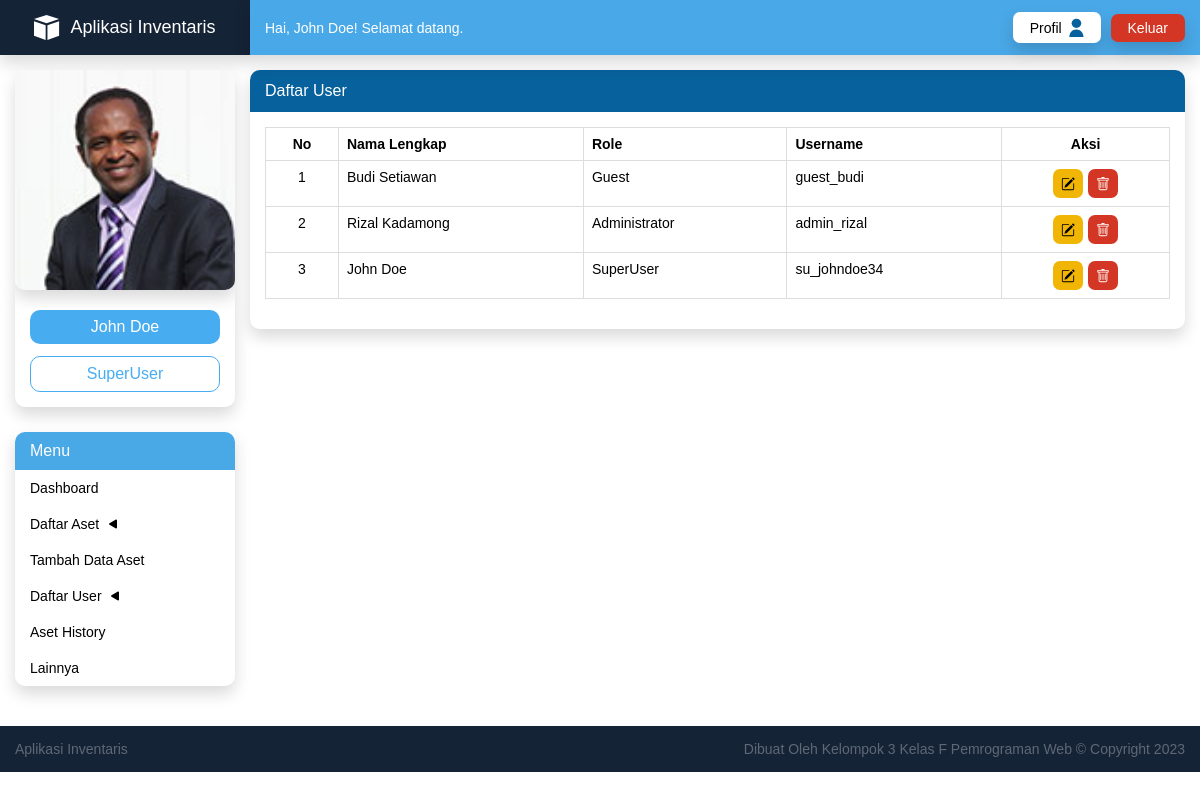
/daftar-user/index.php (signed in), run on the app's committed database.
### tables this page shows
CREATE TABLE `user` (
  `id` int(11) NOT NULL,
  `nama` varchar(40) NOT NULL,
  `role` varchar(25) NOT NULL,
  `username` varchar(35) NOT NULL,
  `password` varchar(100) NOT NULL,
  `foto` varchar(200) DEFAULT NULL,
  `catatan` varchar(500) NOT NULL,
  `created_at` timestamp NULL DEFAULT NULL,
  `updated_at` timestamp NULL DEFAULT NULL
);

### daftar-user/index.php (the view, shortened to what this page needs)
<?php include("../layout/head.php") ?>
<?php include("../layout/sidebar.php") ?>
<?php include("../layout/navbar.php") ?>
<?php
$all_user = mysqli_query($db, "SELECT * FROM user ORDER BY id DESC")
?>
<div class="content">
  <div class="breadcrumb">Daftar User</div>
  <div class="content-inner">
    <div class="responsive-table asset-table">
      <table>
        <thead>
          <tr>
            <th class="center">No</th>
            <th>Nama Lengkap</th>
            <th>Role</th>
            <th>Username</th>
            <th class="center">Aksi</th>
          </tr>
        </thead>
        <tbody>
          <?php
          $no = 1;
          foreach ($all_user as $data) { ?>
            <tr>
              <td class="center"><?= $no++ ?></td>
              <td><?= $data['nama'] ?></td>
              <td><?= $data['role'] ?></td>
              <td><?= $data['username'] ?></td>
              <td>
                <div class="td-action">
                  <a class="btn btn-warning btn-action" href="edit.php?id=<?= $data['id'] ?>">
                  </a>
                  <form id="del-form" action="delete.php" method="post">
                    <button name="delete" id="delete" class="btn btn-danger btn-action">
                    </button>
                  </form>
                </div>
              </td>
            </tr>
          <?php } ?>
        </tbody>
      </table>
    </div>
  </div>
</div>
<?php include("../layout/footer.php") ?>

### layout/sidebar.php (shortened to what this page needs)
<section class="sidebar">
  <div class="logo">
    <img src="../assets/svg/logo.svg" alt="Logo" />
    <span class="title">Aplikasi Inventaris</span>
  </div>
  <div class="profile">
    <?php if ($user['foto']) { ?>
      <img class="foto-profil" src="../assets/foto-profile/<?= $user['foto'] ?>" alt="Foto Profil" />
    <?php } else { ?>
      <div class="foto-default">
        <img src="../assets/svg/foto-profil.svg" alt="Foto Profil" />
      </div>
    <?php } ?>
    <div class="detail">
      <div class="name"><?= $user['nama'] ?></div>
      <div class="role"><?= $user['role'] ?></div>
    </div>
  </div>
  <div class="menus">
    <div class="title">Menu</div>
    <ul>
      <a href="../dashboard/">
        <li>Dashboard</li>
      </a>
      <li class="menu-dropdown daftar-aset">
        Daftar Aset
        <img class="icon" src="../assets/svg/caret.svg" alt="Icon Dropdown" />
      </li>
      <?php if ($user['role'] === 'SuperUser' || $user['role'] === 'Administrator') { ?>
        <a href="../tambah-aset/">
          <li>Tambah Data Aset</li>
        </a>
      <?php } ?>
      <?php if ($user['role'] === 'SuperUser') { ?>
        <li class="menu-dropdown daftar-user">
          Daftar User
          <img class="icon" src="../assets/svg/caret.svg" alt="Icon Dropdown" />
        </li>
      <?php } ?>
      <?php if ($user['role'] === 'SuperUser' || $user['role'] === 'Administrator') { ?>
        <a href="../aset-history/">
          <li>Aset History</li>
        </a>
      <?php } ?>
      <li>Lainnya</li>
    </ul>
  </div>
</section>

### layout/navbar.php (shortened to what this page needs)
<section class="content-wrapper">
  <nav class="navbar">
    <div class="left">
      <div class="message">Hai, <?= $user['nama'] ?>! Selamat datang.</div>
    </div>
    <div class="buttons">
      <?php
      if ($_SESSION['role_user'] === 'SuperUser' || $_SESSION['role_user'] === 'Administrator') {
      ?>
        <a href="../profile/">
          <button class="btn btn-profile">
            <div class="flex">
              <span>Profil</span>
              <img src="../assets/svg/profil.svg" alt="Profile" />
            </div>
          </button>
        </a>
      <?php } ?>
      <a href="../auth/logout.php"><button id="logout" class="btn btn-danger">Keluar</button></a>
    </div>
  </nav>

### assets/css/main.css (style rules this page uses)
* { margin: 0; padding: 0; font-family: "Poppins", sans-serif; }
a { text-decoration: none; }
ul { list-style-type: none; }
table { border-collapse: collapse; width: 100%; white-space: nowrap; font-size: 14px; }
table td, table th { border: 1px solid #dddddd; text-align: left; padding: 8px; vertical-align: top; }
table .center { text-align: center; }
.responsive-table { overflow-x: auto; }
.btn { padding: 6px 17px 6px 17px; border-radius: 7px; border: none; cursor: pointer; font-size: 14px; box-shadow: 0 0.5rem 1rem rgba(0, 0, 0, 0.15); }
.btn-action { padding: 8px 8px 4px 8px; box-shadow: none; text-align: center; margin-right: 5px; }
.btn-action:last-child { margin-right: 0; }
.btn-profile { background-color: #fff; transition: background-color 0.5s; }
.btn-profile .flex { display: flex; align-items: center; justify-content: center; }
.btn-profile .flex span { margin-right: 7px; }
.btn-profile .flex img { width: 15px; height: auto; }
.btn-danger { background-color: #d43625; color: #fff; transition: background-color 0.5s; }
.btn-warning { background-color: #f1b605; transition: background-color 0.5s; color: #000; }
.sidebar { grid-area: "sidebar"; }
.sidebar .logo { display: flex; justify-content: center; align-items: center; color: #fff; background-color: #152337; padding: 15px; height: 25px; box-shadow: 0 0.5rem 1rem rgba(0, 0, 0, 0.15); }
.sidebar .logo img { margin-right: 10px; }
.sidebar .logo .title { font-size: 18px; font-weight: 500; }
.sidebar .profile { margin: 15px; background-color: #fff; border-radius: 10px; }
.sidebar .profile .foto-profil { border-radius: 10px; box-shadow: 0 0.5rem 1rem rgba(0, 0, 0, 0.15); width: 100%; height: auto; margin-bottom: -7px; }
.sidebar .profile .detail { box-shadow: 0 0.5rem 1rem rgba(0, 0, 0, 0.15); padding: 23px 15px 15px 15px; border-radius: 0 0 10px 10px; text-align: center; }
.sidebar .profile .name { background-color: #47acf0; padding: 8px; border-radius: 10px; color: #fff; margin-bottom: 12px; }
.sidebar .profile .role { border: 1px solid #47acf0; color: #47acf0; border-radius: 10px; padding: 8px; }
.sidebar .menus { margin: 25px 15px; box-shadow: 0 0.5rem 1rem rgba(0, 0, 0, 0.15); border-radius: 0 0 10px 10px; }
.sidebar .menus ul li { padding: 10px 15px 10px; cursor: pointer; color: #000; transition: color 0.2s; font-size: 14px; }
.sidebar .menus .title { padding: 10px 15px 10px 15px; background-color: #49a8e6; color: #fff; border-radius: 10px 10px 0 0; }
.sidebar .menus .menu-dropdown .icon { margin-left: 6px; transform: rotate(0deg); transition: transform 0.3s; }
.content-wrapper { grid-area: "content-wrapper"; }
.content-wrapper .navbar { background-color: #49a8e7; padding: 15px; height: 25px; display: flex; align-items: center; justify-content: space-between; font-size: 14px; box-shadow: 0 0.5rem 1rem rgba(0, 0, 0, 0.15); position: relative; }
.content-wrapper .navbar .left { display: flex; }
.content-wrapper .navbar .left .message { color: #fff; display: block; }
.content-wrapper .navbar .buttons .btn-profile { margin-right: 6px; }
.content-wrapper .content { display: grid; margin: 15px 15px 15px 0; border-radius: 10px; box-shadow: 0 0.5rem 1rem rgba(0, 0, 0, 0.15); padding-bottom: 15px; }
.content-wrapper .content .content-inner { padding: 15px; overflow-x: auto; }
.content-wrapper .content .content-inner .asset-table .center { text-align: center; }
.content-wrapper .content .content-inner .asset-table .td-action { display: flex; justify-content: center; }
.content-wrapper .content .breadcrumb { background-color: #07619c; color: #fff; padding: 12px 15px 12px 15px; border-radius: 10px 10px 0 0; font-size: 16px; }

### data on the page
user: foto (picture), nama "John Doe", role "SuperUser", username "su_johndoe34"
user: nama "Budi Setiawan", role "Guest", username "guest_budi"
user: nama "Rizal Kadamong", role "Administrator", username "admin_rizal"
